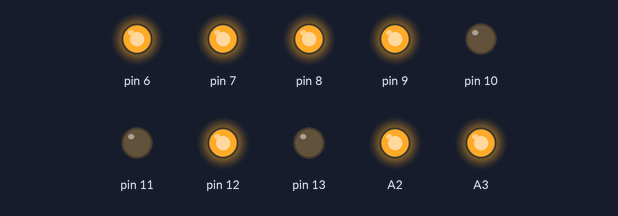
A sketch run on a simulated Arduino Uno, built with avr-gcc and run on an emulated ATmega328P. Parts: output pins drawn as LEDs (lit = HIGH).

Above: at 0.1 s.
Timing chart, 0 to 1.6 s (numbered marks = the images above):
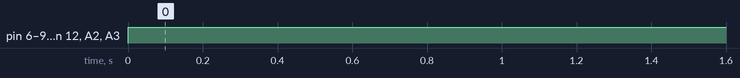

The sketch:

BASIC_I0_SHIELD_-_7SEG_NYALA_SEMUA.ino
```cpp
void setup() {
  for(byte k=6; k<=13; k++)
    pinMode(k, OUTPUT);
  pinMode(A2, OUTPUT);
  pinMode(A3, OUTPUT);
}

void loop() {
  digitalWrite(6, HIGH);
  digitalWrite(7, HIGH);
  digitalWrite(8, HIGH);
  digitalWrite(9, HIGH);
  digitalWrite(10, LOW);
  digitalWrite(11, LOW);
  digitalWrite(12, HIGH);
  digitalWrite(13, LOW);
  digitalWrite(A2, HIGH);
  digitalWrite(A3, HIGH);
}
```

Measured:
- by itself, pin 6–9, pin 12, A2, A3: LOW → HIGH at 0.00 s
